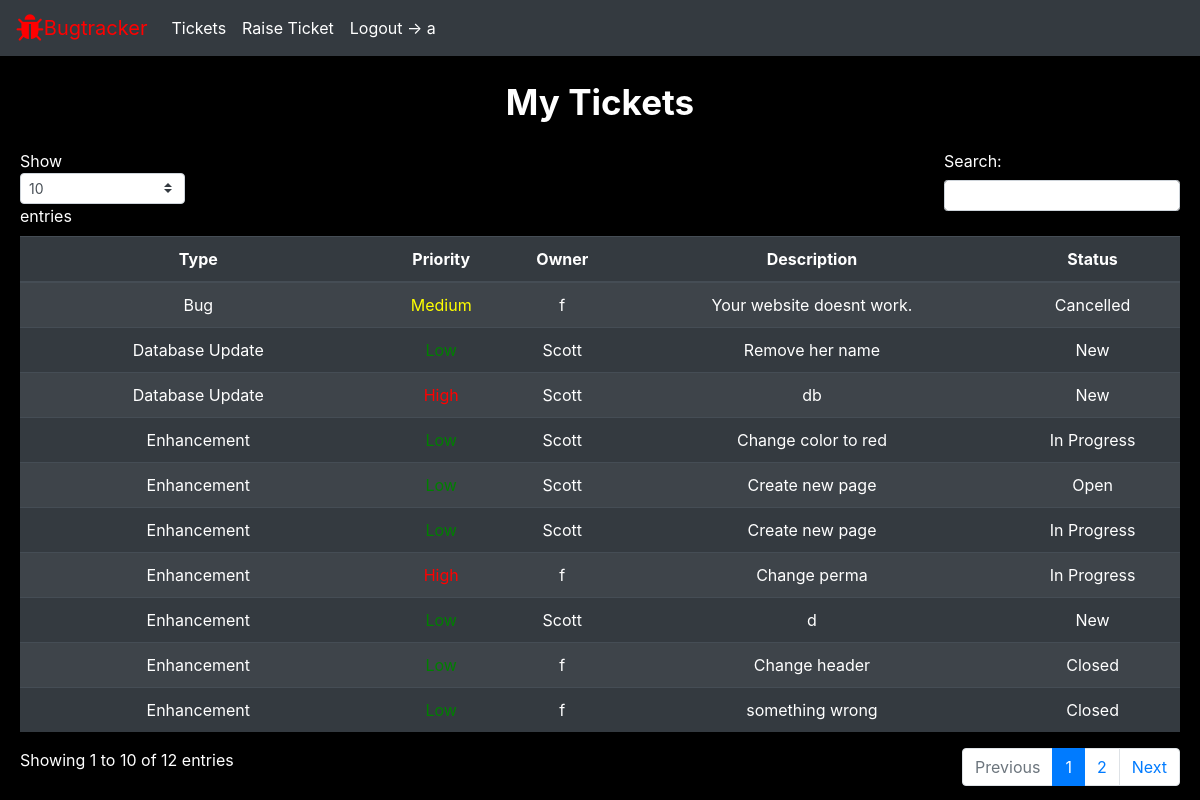
The app's page /tickets/ (signed in) with its own data.
### core/models.py (models this page shows, shortened)
class UserProfile(AbstractBaseUser):
    email 					= models.EmailField(verbose_name="email", max_length=60, unique=True)
    username 				= models.CharField (max_length=30, unique=True, default='')
    date_joined				= models.DateTimeField(verbose_name='date joined', auto_now_add=True )
    last_login				= models.DateTimeField(verbose_name='last login', auto_now=True)
    is_admin				= models.BooleanField(default=False)
    is_active				= models.BooleanField(default=True)
    is_staff				= models.BooleanField(default=False)
    is_superuser			= models.BooleanField(default=False)
    role                    =models.ForeignKey(Role, on_delete=models.CASCADE , default='1')
    USERNAME_FIELD = 'username'
    REQUIRED_FIELDS=['email']
    objects = MyAccountManager()

### bugs/models.py (models this page shows)
class BugHistory(models.Model):
    bug=models.ForeignKey(Bug, on_delete=models.CASCADE)
    creator=models.ForeignKey(UserProfile, on_delete=models.CASCADE)

class Bug(models.Model):
     bug_id=models.AutoField(primary_key=True)
     bug_type=models.ForeignKey(BugType, on_delete=models.CASCADE )
     bug_priority=models.ForeignKey(BugPriority,on_delete=models.CASCADE)
     bug_desc=models.CharField(max_length=280)
     bug_owner=models.ForeignKey(UserProfile, on_delete=models.CASCADE , default='2')
     bug_status=models.ForeignKey(BugStatus, on_delete=models.CASCADE, default='1')

class BugType(models.Model):
    bug_type_id=models.CharField(max_length=5,primary_key=True)
    bug_type=models.CharField(max_length=100)

class BugStatus(models.Model):
    bug_status_id=models.CharField(max_length=5,primary_key=True)
    bug_status=models.CharField(max_length=20)

class BugPriority(models.Model):
    bug_priority_id=models.CharField(max_length=5,primary_key=True)
    bug_priority=models.CharField(max_length=10)

### bugs/views.py (the view)
# urls.py: path('tickets/',bug_views.tickets),
@login_required(login_url='/login/')
def tickets(request):
    page_data=BugHistory.objects.filter(creator=request.user)
    return render(request, 'client/tickets.html', {'page_data':page_data})

### templates/client/tickets.html (shortened to what this page needs)
<html>
  <head>
    {% include "util/bootstrap.html" %}
    {% load static %}
<link rel="stylesheet" href="https://cdnjs.cloudflare.com/ajax/libs/font-awesome/4.7.0/css/font-awesome.min.css">
<link rel="stylesheet" type="text/css" href="https://cdnjs.cloudflare.com/ajax/libs/twitter-bootstrap/4.5.2/css/bootstrap.css">
    <link rel="stylesheet" type="text/css" href="https://cdn.datatables.net/1.12.0/js/dataTables.bootstrap4.min.js">
    <link rel="stylesheet" href="{%static 'index.css' %}" />
  </head>
  <body>
    {% include "util/nav-client.html" %}
    <div class="heading">My Tickets</div>
    <table id="data-table" class="table table-striped table-dark">
    <thead class="thead-dark">
    <tr >
        <th scope="col">Type</th>
        <th scope="col">Priority</th>
        <th scope="col">Owner</th>
        <th scope="col">Description</th>
        <th scope="col">Status</th>
    </tr>
  </thead>
  <tbody>
    {% for data in page_data %}
    <tr>
        <td>{{ data.bug.bug_type.bug_type}}</td>
        {% if data.bug.bug_priority.bug_priority == 'Low' %}
        <td style="color:green">{{ data.bug.bug_priority.bug_priority }}</td>
        {% elif data.bug.bug_priority.bug_priority == 'Medium' %}
        <td style="color:yellow">{{ data.bug.bug_priority.bug_priority }}</td>
        {% else %}
        <td style="color: red">{{ data.bug.bug_priority.bug_priority }}</td>
        {% endif %}
        <td>{{ data.bug.bug_owner.username }}</td>
        <td>{{ data.bug.bug_desc }}</td>
        <td>{{ data.bug.bug_status.bug_status }}</td>
    </tr>
    {% endfor %}
    </tbody>
    </table>
  </body>
</html>

### templates/util/nav-client.html
<nav class="navbar navbar-expand-md navbar-expand-lg navbar-light bg-dark" >
    <div class="nav-heading">
      <a class="navbar-brand" style="margin: 0" href="/"><i class="fa fa-bug" style="font-size:30px;color:red"></i> </a>
      <a class="navbar-brand" href="/" style="color:red;">Bugtracker</a>
    </div>
    <div class="collapse navbar-collapse" id="navbarSupportedContent">
      <ul class="navbar-nav mr-auto">
        <li class="nav-item">
          <a class="nav-link" href="/tickets/" style="color:white;">Tickets</a>
        </li>
        <li class="nav-item">
          <a class="nav-link" href="/raiseTicket/" style="color:white;">Raise Ticket</a>
        </li>
         {% if user.is_authenticated %}
          <li>
            <a class="nav-link" href="/logout/" style="color:white;">Logout -> {{user.username}}</a>
          </li>
        {% else %}
          <li>
            <a class="nav-link" href="/login/" style="color:white;">Login</a>
          </li>
        {% endif %}
    </div>
  </nav>

### static/index.css (style rules this page uses)
html, body { background-color: black; color: white; }
tr { text-align: center; align-items: center; }
td { vertical-align: center; align-items: center; justify-content: center; color:white; }
.nav-heading { display: flex; align-items: center; }
.heading { text-align: center; font-weight: bold; font-size: 35px; margin: 20px; }

### records on screen
UserProfile: username "a"
BugHistory: bug.bug_type.bug_type "Enhancement", bug.bug_owner.username "Scott", bug.bug_desc "Change color to red", bug.bug_status.bug_status "In Progress"
BugHistory: bug.bug_type.bug_type "Enhancement", bug.bug_owner.username "Scott", bug.bug_desc "Create new page", bug.bug_status.bug_status "Open"
BugHistory: bug.bug_type.bug_type "Enhancement", bug.bug_owner.username "Scott", bug.bug_desc "Create new page", bug.bug_status.bug_status "In Progress"
BugHistory: bug.bug_type.bug_type "Bug", bug.bug_priority.bug_priority "Medium", bug.bug_owner.username "f", bug.bug_desc "Your website doesnt work.", bug.bug_status.bug_status "Cancelled"
BugHistory: bug.bug_type.bug_type "Database Update", bug.bug_owner.username "Scott", bug.bug_desc "Remove her name", bug.bug_status.bug_status "New"
BugHistory: bug.bug_type.bug_type "Enhancement", bug.bug_owner.username "f", bug.bug_desc "Change perma", bug.bug_status.bug_status "In Progress"
BugHistory: bug.bug_type.bug_type "Enhancement", bug.bug_owner.username "Scott", bug.bug_desc "d", bug.bug_status.bug_status "New"
BugHistory: bug.bug_type.bug_type "Database Update", bug.bug_owner.username "Scott", bug.bug_desc "db", bug.bug_status.bug_status "New"
BugHistory: bug.bug_type.bug_type "Enhancement", bug.bug_owner.username "f", bug.bug_desc "Change header", bug.bug_status.bug_status "Closed"
BugHistory: bug.bug_type.bug_type "Enhancement", bug.bug_owner.username "f", bug.bug_desc "something wrong", bug.bug_status.bug_status "Closed"
